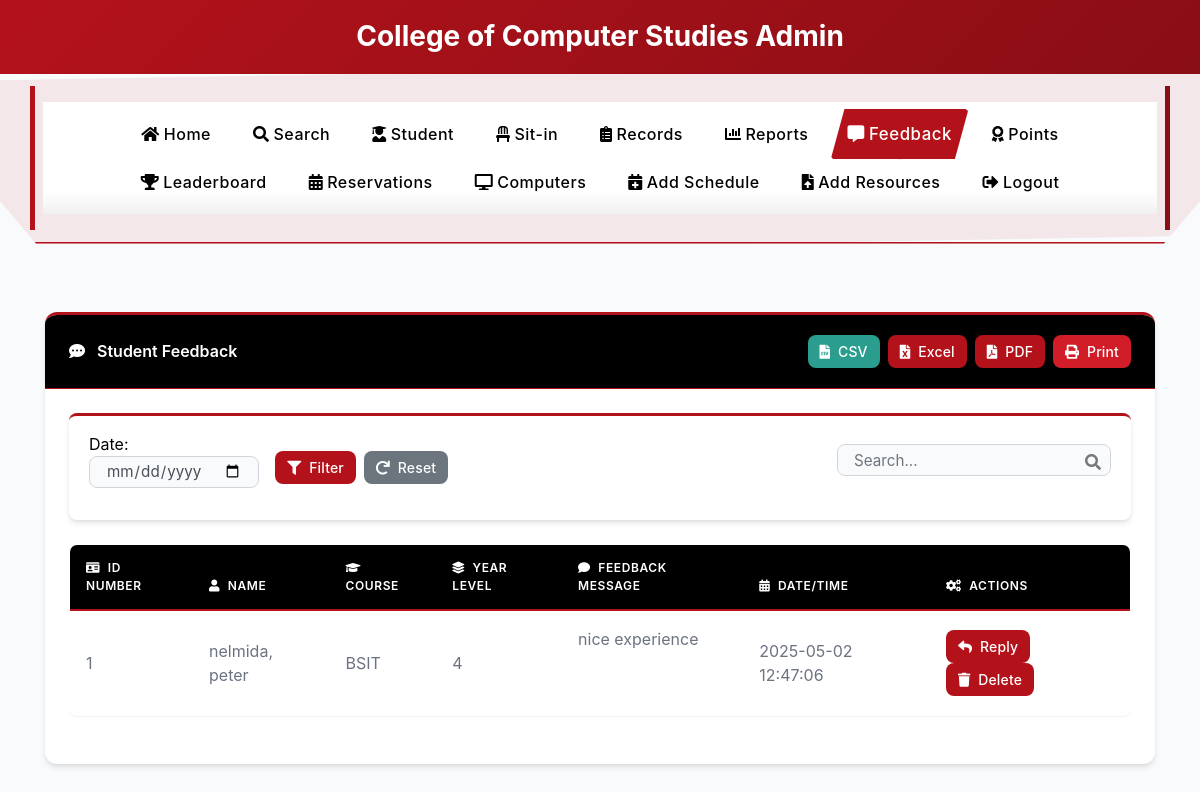
The app's page /feedback_report (signed in) with its own data.
### tables this page shows
CREATE TABLE sitins (
                id INTEGER PRIMARY KEY,
                student_id TEXT,
                lab_number TEXT,
                purpose TEXT,
                login_date TEXT DEFAULT (date('now', 'localtime')),
                login_time TEXT,
                logout_time TEXT,
                status TEXT,
                timestamp DATETIME DEFAULT CURRENT_TIMESTAMP,
                feedback TEXT,
                feedback_response TEXT,
                created_at TEXT, subject TEXT, professor TEXT,
                FOREIGN KEY (student_id) REFERENCES users (idno)
            );

CREATE TABLE users
(id INTEGER PRIMARY KEY AUTOINCREMENT,
idno varchar(50),
lastname varchar(80),
firstname varchar(80),
middlename varchar(80),
course varchar(50),
year_level varchar(50),
email varchar(60),
username varchar(80),
password varchar(90), remaining_sessions INTEGER DEFAULT 30, is_admin INTEGER DEFAULT 0, profile_image TEXT, role TEXT DEFAULT 'user', points INTEGER DEFAULT 0);

### app.py (the view)
@app.route('/feedback_report')
def feedback_report():
    if 'admin' not in session:
        return redirect(url_for('login'))
    try:
        conn = get_db_connection()
        cursor = conn.cursor()
        cursor.execute('SELECT COUNT(*) FROM sitins WHERE logout_time IS NULL')
        active_count = cursor.fetchone()[0]
        cursor.execute('''
            SELECT
                s.id,
                s.student_id,
                u.firstname,
                u.lastname,
                u.course,
                u.year_level,
                s.feedback,
                s.feedback_response,
                s.timestamp
            FROM
                sitins s
            JOIN
                users u ON s.student_id = u.idno
            WHERE
                s.feedback IS NOT NULL
            ORDER BY
                s.timestamp DESC
        ''')
        feedbacks = cursor.fetchall()
        conn.close()
        feedback_list = []
        for fb in feedbacks:
            feedback_list.append({
                'id': fb[0],
                'student_id': fb[1],
                'firstname': fb[2],
                'lastname': fb[3],
                'course': fb[4],
                'year_level': fb[5],
                'message': fb[6],
                'feedback_response': fb[7],
                'timestamp': fb[8]
            })
        return render_template('feedback_report.html', feedback_entries=feedback_list, active_count=active_count)
    except Exception as e:
        print(f"Error loading feedback report: {e}")
        return render_template('feedback_report.html', feedback_entries=[], active_count=0, error=str(e))

### app.py (called while the page is built, shortened)
def get_db_connection():
    conn = sqlite3.connect('students.db', timeout=30)
    conn.execute("PRAGMA journal_mode=WAL")  # Use Write-Ahead Logging
    conn.row_factory = sqlite3.Row
    try:
        cursor = conn.cursor()
        cursor.execute("PRAGMA table_info(users)")
        columns = [column[1] for column in cursor.fetchall()]
        cursor.execute("PRAGMA table_info(sitins)")
        sitins_columns = [column[1] for column in cursor.fetchall()]
    except Exception as e:
        print(f"Error in get_db_connection: {str(e)}")
    return conn

### templates/feedback_report.html (shortened to what this page needs)
<!DOCTYPE html>
<html lang="en">
<head>
  <link rel="stylesheet" href="https://stackpath.bootstrapcdn.com/bootstrap/4.5.2/css/bootstrap.min.css">
  <link rel="stylesheet" href="https://cdnjs.cloudflare.com/ajax/libs/font-awesome/5.15.3/css/all.min.css">
  <link rel="stylesheet" href="{{ url_for('static', filename='css/navbar.css') }}">
</head>
<body>
  <div class="header-banner">
    <div class="container text-center">
      <h3 class="font-weight-bold mb-0">College of Computer Studies Admin</h3>
    </div>
  </div>
  {% include 'admin_navbar.html' %}
  <div class="container py-5">
    <div class="row">
      <div class="col-md-12">
        <div class="card">
          <div class="card-header d-flex align-items-center justify-content-between">
            <div>
              <i class="fas fa-comment-dots mr-2"></i> Student Feedback
            </div>
            <div>
              <button id="csvBtn" class="btn btn-sm btn-success mr-1"><i class="fas fa-file-csv mr-1"></i> CSV</button>
              <button id="excelBtn" class="btn btn-sm btn-primary mr-1"><i class="fas fa-file-excel mr-1"></i> Excel</button>
              <button id="pdfBtn" class="btn btn-sm btn-danger mr-1"><i class="fas fa-file-pdf mr-1"></i> PDF</button>
              <button id="printBtn" class="btn btn-sm btn-info"><i class="fas fa-print mr-1"></i> Print</button>
            </div>
          </div>
          <div class="card-body">
            <div class="filter-bar d-flex justify-content-between align-items-center mb-4">
              <div class="d-flex align-items-center">
                <div class="mr-3">
                  <label for="datePicker" class="mb-0 mr-2">Date:</label>
                  <input type="date" id="datePicker" class="form-control form-control-sm">
                </div>
                <button id="searchBtn" class="btn btn-sm btn-primary mr-2">
                  <i class="fas fa-filter mr-1"></i> Filter
                </button>
                <button id="resetBtn" class="btn btn-sm btn-secondary">
                  <i class="fas fa-redo mr-1"></i> Reset
                </button>
              </div>
              <div class="position-relative">
                <input type="text" id="tableSearch" class="form-control form-control-sm" placeholder="Search...">
                <i class="fas fa-search position-absolute" style="right: 10px; top: 10px; color: #777;"></i>
              </div>
            </div>
            <div class="table-responsive">
              <table class="table table-hover" id="feedbackTable">
                <thead>
                  <tr>
                    <th><i class="fas fa-id-card mr-1"></i> ID Number</th>
                    <th><i class="fas fa-user mr-1"></i> Name</th>
                    <th><i class="fas fa-graduation-cap mr-1"></i> Course</th>
                    <th><i class="fas fa-layer-group mr-1"></i> Year Level</th>
                    <th><i class="fas fa-comment mr-1"></i> Feedback Message</th>
                    <th><i class="fas fa-calendar-alt mr-1"></i> Date/Time</th>
                    <th><i class="fas fa-cogs mr-1"></i> Actions</th>
                  </tr>
                </thead>
                <tbody>
                  {% if feedback_entries %}
                    {% for feedback in feedback_entries %}
                      <tr>
                        <td>{{ feedback.student_id }}</td>
                        <td>{{ feedback.lastname }}, {{ feedback.firstname }}</td>
                        <td>{{ feedback.course }}</td>
                        <td>{{ feedback.year_level }}</td>
                        <td class="message-cell">{{ feedback.message }}
                        </td>
                        <td>{{ feedback.timestamp }}</td>
                        <td>
                          <button class="btn btn-sm btn-primary reply-feedback" data-toggle="modal" data-target="#replyModal" data-id="{{ feedback.id }}">
                            <i class="fas fa-reply mr-1"></i> Reply
                          </button>
                          <button class="btn btn-sm btn-danger delete-feedback" data-id="{{ feedback.id }}">
                            <i class="fas fa-trash mr-1"></i> Delete
                          </button>
                        </td>
                      </tr>
                    {% endfor %}
                  {% endif %}
                </tbody>
              </table>
            </div>
          </div>
        </div>
      </div>
    </div>
  </div>
</body>
</html>

### templates/feedback_report.html (style rules this page uses)
:root { --primary-color: #B4121B; --secondary-color: #8A0E15; --accent-color: #D11D27; --light-color: #f8fafc; --dark-color: #000000; --success-color: #2a9d8f; --warning-color: #e9c46a; --danger-color: #B4121B; --neutral-100: #f3f4f6; --neutral-200: #e5e7eb; --neutral-300: #d1d5db; --neutral-400: #9ca3af; --neutral-500: #6b7280; --border-radius-sm: 4px; --border-radius: 8px; --border-radius-lg: 12px; --box-shadow-sm: 0 1px 2px rgba(0,0,0,0.05); --box-shadow: 0 4px 6px -1px rgba(0,0,0,0.1), 0 2px 4px -1px rgba(0,0,0,0.06); --box-shadow-lg: 0 10px 15px -3px rgba(0,0,0,0.1), 0 4px 6px -2px rgba(0,0,0,0.05); --transition: all 0.2s ease; }
body { font-family: 'Inter', -apple-system, BlinkMacSystemFont, 'Segoe UI', Roboto, Oxygen, Ubuntu, Cantarell, sans-serif; background-color: var(--light-color); color: var(--dark-color); min-height: 100vh; line-height: 1.5; }
.header-banner { background: linear-gradient(135deg, var(--primary-color), var(--secondary-color)); color: white; padding: 20px 0; }
.card { border: none; border-radius: var(--border-radius-lg); box-shadow: var(--box-shadow); transition: var(--transition); margin-bottom: 1.5rem; overflow: hidden; background-color: white; border-top: 3px solid var(--primary-color); }
.card-header { background: var(--dark-color); color: white; font-weight: 600; padding: 1.25rem 1.5rem; border-bottom: 1px solid var(--primary-color); }
.card-body { padding: 1.5rem; }
.btn { border-radius: var(--border-radius); padding: 0.625rem 1.25rem; font-weight: 500; letter-spacing: 0.01em; transition: var(--transition); border: none; }
.btn-primary { background: var(--primary-color); color: white; }
.btn-success { background: var(--success-color); color: white; }
.btn-danger { background: var(--danger-color); color: white; }
.btn-info { background: var(--accent-color); color: white; }
.btn-sm { padding: 0.375rem 0.75rem; font-size: 0.875rem; }
.table { background-color: white; border-radius: var(--border-radius); overflow: hidden; box-shadow: var(--box-shadow-sm); margin-bottom: 1.5rem; border: 1px solid var(--neutral-200); }
.table thead th { background-color: var(--dark-color); color: white; border: none; font-weight: 600; padding: 0.875rem 1rem; text-transform: uppercase; font-size: 0.75rem; letter-spacing: 0.05em; border-bottom: 2px solid var(--primary-color); }
.table td { padding: 1rem; vertical-align: middle; border-color: var(--neutral-200); color: var(--neutral-500); }
.table tbody tr { transition: var(--transition); }
.message-cell { max-width: 400px; white-space: pre-wrap; word-wrap: break-word; }
.form-control { border-radius: var(--border-radius); border: 1px solid var(--neutral-300); padding: 0.75rem 1rem; font-size: 0.95rem; transition: var(--transition); background-color: var(--light-color); margin-bottom: 1rem; }
.filter-bar { background-color: white; border-radius: var(--border-radius); padding: 1rem 1.25rem; margin-bottom: 1.5rem; box-shadow: var(--box-shadow); border-top: 3px solid var(--primary-color); }

### records on screen
sitins: student_id "1", lastname "nelmida", firstname "peter", course "BSIT", year_level "4", message "nice experience", timestamp "2025-05-02 12:47:06"
